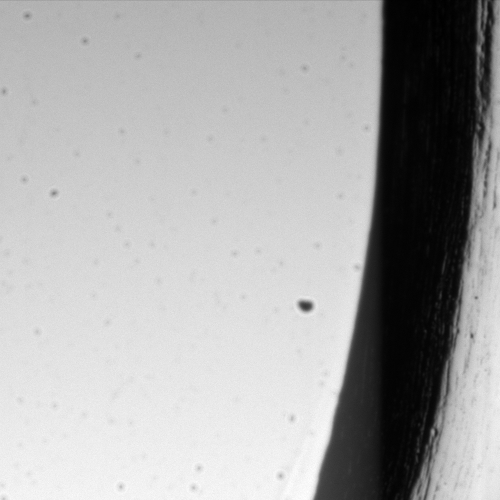
%> input picture temp.tif, 500 x 500 px
$ octave Focus.m   (GNU Octave 9; MATLAB toolbox functions it lacks are replaced by stand-ins)
%> lines starting %> are read from the running program, lines starting %| are printed output that depends on the picture
%%
close all ;
clc ;
clear all;

dos('"C:\Program Files\NIS-Elements\nis_ar.exe" -m "test.mac"')
% run('C:\Documents and Settings\Carlos\My Documents\MATLAB\Microinjection code\ElementsEXE.bat')
pause(0.5)

FishImage = 'temp.tif';
ImageSize=[1000 1004];
Center=ImageSize/2;
objective_mag = 2;
zoom_mag = 2;
chip_pixel_size = 8 ;%micron
total_mag = objective_mag*zoom_mag;
pixel_size = chip_pixel_size/total_mag; %micron

I = imread(FishImage) ;
%> I is the input picture: size 500x500 uint16; min 3201, max 32193, mean 22492.8
Ia = double(I)/2^16 ;
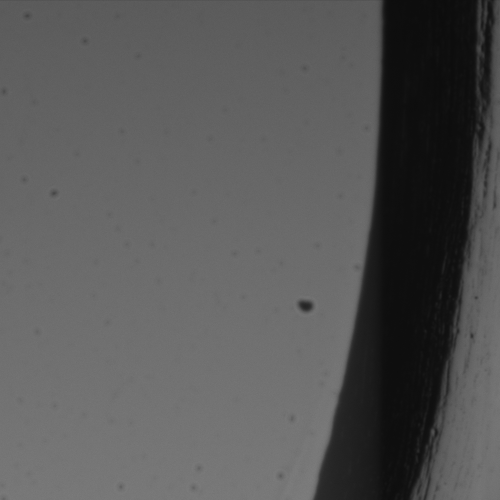
%> Ia: size 500x500 double; min 0.0488, max 0.491, mean 0.343

figure  ; imshow(Ia) ;

I = edge(Ia);
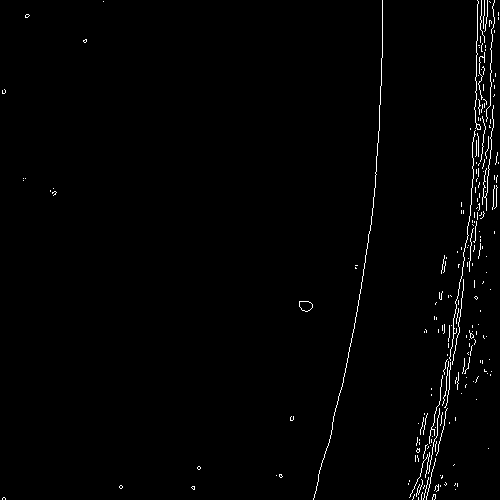
%> I: size 500x500 logical; 1.2% white in thin lines or dots

% [10 lines of commented-out code are left out]

figure  ; imshow(I) ;
bb = sum(sum(I))
%> bb = 3097

%%
